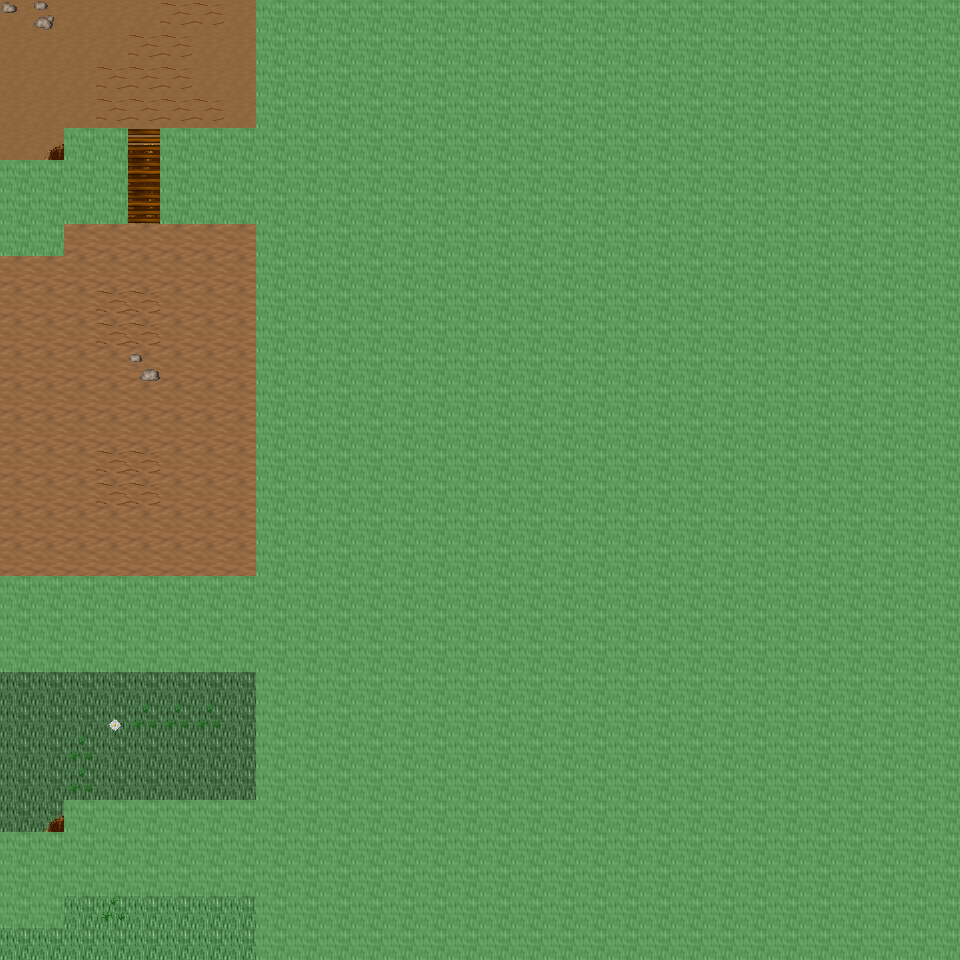

Below is a game level as drawn by its tile map, then a one-line description and the .tmx that defines it (tile-layer data replaced by summaries):
An orthogonal 30x30 tile map with 32x32 px tiles, 6 tile layers (Ground, Object, Object2, Above, ...), 20 tilesets and 6 objects (6x mapchange).

<map version="1.0" orientation="orthogonal" renderorder="right-down" width="30" height="30" tilewidth="32" tileheight="32" nextobjectid="7">
  <tileset firstgid="1" name="tileset_ground_ground" tilewidth="32" tileheight="32" tilecount="33" columns="3">
    <image source="../drawable/tileset_ground_ground.png" width="96" height="352" />
  </tileset>
  <tileset firstgid="34" name="tileset_ground_grass_edges" tilewidth="32" tileheight="32" tilecount="36" columns="12">
    <image source="../drawable/tileset_ground_grass_edges.png" width="384" height="96" />
  </tileset>
  <tileset firstgid="70" name="tileset_ground_ridge_earth_dark" tilewidth="32" tileheight="32" tilecount="96" columns="12">
    <image source="../drawable/tileset_ground_ridge_earth_dark.png" width="384" height="256" />
  </tileset>
  <tileset firstgid="166" name="tileset_plant_flower_daisy_white" tilewidth="32" tileheight="32" tilecount="8" columns="2">
    <image source="../drawable/tileset_plant_flower_daisy_white.png" width="64" height="128" />
  </tileset>
  <tileset firstgid="174" name="tileset_plant_grasses" tilewidth="32" tileheight="32" tilecount="6" columns="3">
    <image source="../drawable/tileset_plant_grasses.png" width="96" height="64" />
  </tileset>
  <tileset firstgid="180" name="tileset_ground_rock_pebbles" tilewidth="32" tileheight="32" tilecount="3" columns="1">
    <image source="../drawable/tileset_ground_rock_pebbles.png" width="32" height="96" />
  </tileset>
  <tileset firstgid="183" name="tileset_plant_flower_daisy_blue" tilewidth="32" tileheight="32" tilecount="8" columns="2">
    <image source="../drawable/tileset_plant_flower_daisy_blue.png" width="64" height="128" />
  </tileset>
  <tileset firstgid="191" name="tileset_ground_ladder_vertical_dark" tilewidth="32" tileheight="32" tilecount="3" columns="3">
    <image source="../drawable/tileset_ground_ladder_vertical_dark.png" width="96" height="32" />
  </tileset>
  <tileset firstgid="194" name="tileset_item_corpse_huge_animal" tilewidth="32" tileheight="32" tilecount="16" columns="2">
    <image source="../drawable/tileset_item_corpse_huge_animal.png" width="64" height="256" />
  </tileset>
  <tileset firstgid="210" name="tileset_ground_ladder_steps" tilewidth="32" tileheight="32" tilecount="6" columns="3">
    <image source="../drawable/tileset_ground_ladder_steps.png" width="96" height="64" />
  </tileset>
  <tileset firstgid="216" name="tileset_logic_collision" tilewidth="32" tileheight="32" tilecount="1" columns="1">
    <image source="../drawable/tileset_logic_collision.png" width="32" height="32" />
  </tileset>
  <tileset firstgid="217" name="tileset_ground_green_paving" tilewidth="32" tileheight="32" tilecount="18" columns="3">
    <image source="../drawable/tileset_ground_green_paving.png" width="96" height="192" />
  </tileset>
  <tileset firstgid="235" name="tileset_ground_earth_edges" tilewidth="32" tileheight="32" tilecount="18" columns="6">
    <image source="../drawable/tileset_ground_earth_edges.png" width="192" height="96" />
  </tileset>
  <tileset firstgid="253" name="tileset_ground_grass_corners" tilewidth="32" tileheight="32" tilecount="24" columns="6">
    <image source="../drawable/tileset_ground_grass_corners.png" width="192" height="128" />
  </tileset>
  <tileset firstgid="277" name="tileset_plant_tree_tree_darkgreen" tilewidth="32" tileheight="32" tilecount="88" columns="8">
    <image source="../drawable/tileset_plant_tree_tree_darkgreen.png" width="256" height="352" />
  </tileset>
  <tileset firstgid="365" name="tileset_plant_tree_evergreen" tilewidth="32" tileheight="32" tilecount="36" columns="3">
    <image source="../drawable/tileset_plant_tree_evergreen.png" width="96" height="384" />
  </tileset>
  <tileset firstgid="401" name="tileset_building_decoration_rocks" tilewidth="32" tileheight="32" tilecount="6" columns="3">
    <image source="../drawable/tileset_building_decoration_rocks.png" width="96" height="64" />
  </tileset>
  <tileset firstgid="407" name="tileset_plant_bush_bushes" tilewidth="32" tileheight="32" tilecount="10" columns="5">
    <image source="../drawable/tileset_plant_bush_bushes.png" width="160" height="64" />
  </tileset>
  <tileset firstgid="417" name="tileset_plant_bush_various_small" tilewidth="32" tileheight="32" tilecount="9" columns="3">
    <image source="../drawable/tileset_plant_bush_various_small.png" width="96" height="96" />
  </tileset>
  <tileset firstgid="426" name="tileset_ground_dry_grass" tilewidth="32" tileheight="32" tilecount="54" columns="9">
    <image source="../drawable/tileset_ground_dry_grass.png" width="288" height="192" />
  </tileset>
  <layer name="Ground" width="30" height="30">
    <data>[900 cells, 900 non-empty, 4 distinct tile ids]</data>
  </layer>
  <layer name="Object" width="30" height="30">
    <data>[900 cells, 356 non-empty, 30 distinct tile ids]</data>
  </layer>
  <layer name="Object2" width="30" height="30">
    <data>[900 cells, 14 non-empty, 5 distinct tile ids]</data>
  </layer>
  <layer name="Above" width="30" height="30">
    <data>[900 cells, 44 non-empty, 28 distinct tile ids]</data>
  </layer>
  <layer name="Above2" width="30" height="30">
    <data>[900 cells, 0 non-empty, 0 distinct tile ids]</data>
  </layer>
  <layer name="Walkable" width="30" height="30">
    <data>[900 cells, 729 non-empty, 1 distinct tile ids]</data>
  </layer>
  <objectgroup name="MapEvents">
    <object id="1" name="north" type="mapchange" x="0" y="0" width="256" height="32">
      <properties>
        <property name="map" value="0_ados_mountain_n2_w2_x4_y0" />
        <property name="place" value="south" />
      </properties>
    </object>
    <object id="2" name="south" type="mapchange" x="0" y="928" width="256" height="32">
      <properties>
        <property name="map" value="0_ados_mountain_n2_w2_x4_y2" />
        <property name="place" value="north" />
      </properties>
    </object>
    <object id="3" name="west" type="mapchange" x="0" y="0" width="32" height="160">
      <properties>
        <property name="map" value="0_ados_mountain_n2_w2_x3_y1" />
        <property name="place" value="east" />
      </properties>
    </object>
    <object id="4" name="west2" type="mapchange" x="0" y="256" width="32" height="320">
      <properties>
        <property name="map" value="0_ados_mountain_n2_w2_x3_y1" />
        <property name="place" value="east2" />
      </properties>
    </object>
    <object id="5" name="west3" type="mapchange" x="0" y="672" width="32" height="160">
      <properties>
        <property name="map" value="0_ados_mountain_n2_w2_x3_y1" />
        <property name="place" value="east3" />
      </properties>
    </object>
    <object id="6" name="west4" type="mapchange" x="0" y="928" width="32" height="32">
      <properties>
        <property name="map" value="0_ados_mountain_n2_w2_x3_y1" />
        <property name="place" value="east4" />
      </properties>
    </object>
  </objectgroup>
</map>
